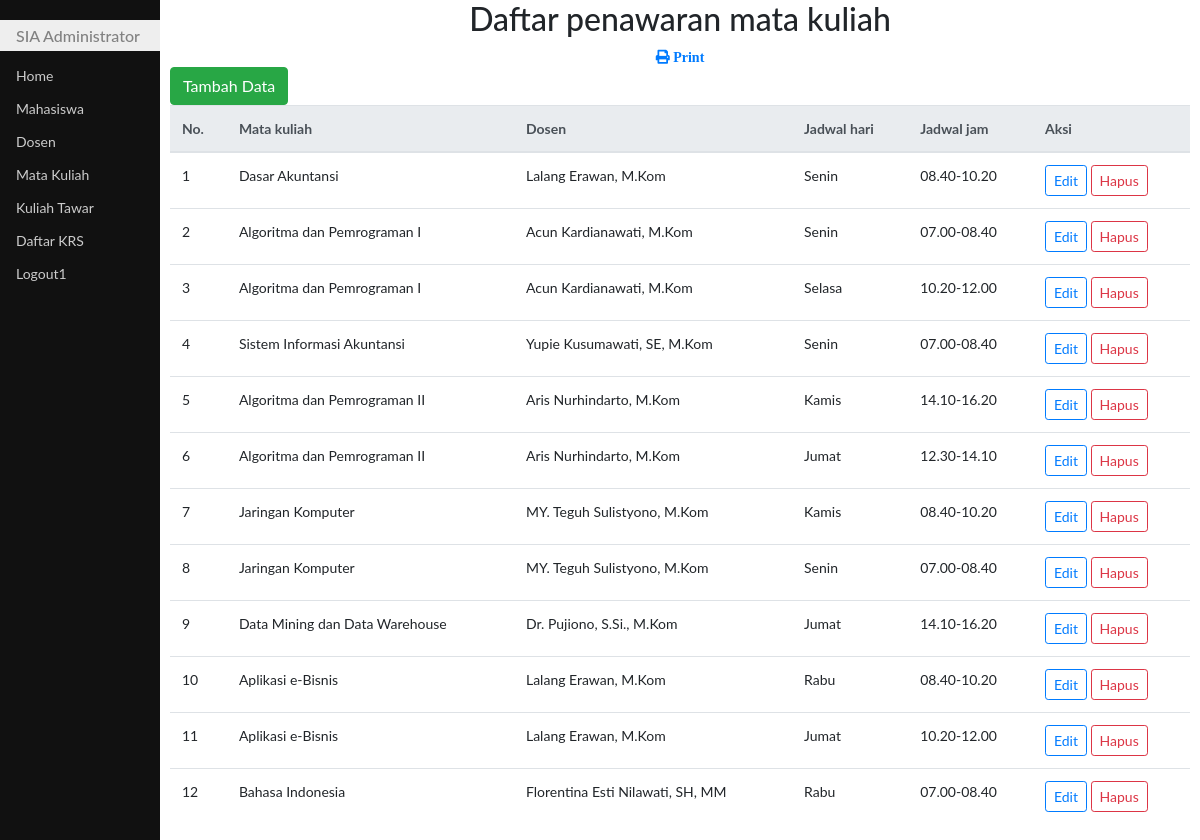
/updateTawar.php, run on the app's committed database.
### tables this page shows
CREATE TABLE `matkul` (
  `id` int(11) NOT NULL,
  `idmatkul` char(10) NOT NULL,
  `namamatkul` varchar(50) DEFAULT NULL,
  `sks` int(2) DEFAULT NULL,
  `jns` char(3) DEFAULT NULL,
  `smt` varchar(10) DEFAULT NULL
);

CREATE TABLE `dosen` (
  `npp` char(16) NOT NULL,
  `namadosen` varchar(50) DEFAULT NULL,
  `homebase` char(10) DEFAULT NULL
);

CREATE TABLE `kultawar` (
  `idkultawar` int(11) NOT NULL,
  `idmatkul` char(10) DEFAULT NULL,
  `npp` char(16) DEFAULT NULL,
  `klp` char(10) DEFAULT NULL,
  `hari` varchar(10) DEFAULT NULL,
  `jamkul` char(13) DEFAULT NULL,
  `ruang` char(6) DEFAULT NULL
);

### updateTawar.php (the view, shortened to what this page needs)
<!DOCTYPE html>
<html>
<head>
	<link rel="stylesheet" type="text/css" href="bootstrap4/css/bootstrap.css">
	<link rel="stylesheet" type="text/css" href="css/styleku.css">
	<link rel="stylesheet" href="https://use.fontawesome.com/releases/v5.7.0/css/all.css">
</head>
<body>
<?php
require "fungsi.php";
$sql = "select * from matkul a JOIN kultawar b on (a.idmatkul = b.idmatkul) JOIN dosen c ON (c.npp = b.npp)";
$hasil=mysqli_query($koneksi,$sql) or die(mysqli_error($koneksi));
$kosong=false;
?>
<div class="utama">
	<h2 class="text-center">Daftar penawaran mata kuliah</h2>
	<div class="text-center"><a href="prnkultawarPdf.php"><span class="fas fa-print">&nbsp;Print</span></a></div>
	<span class="float-left">
		<a class="btn btn-success" href="addTawar.php">Tambah Data</a>
	</span>
	<table class="table table-hover">
	<thead class="thead-light">
	<tr>
		<th>No.</th>
		<th>Mata kuliah</th>
		<th>Dosen</th>
		<th>Jadwal hari</th>
		<th>Jadwal jam</th>
        <th>Aksi</th>
	</tr>
	</thead>
	<tbody>
	<?php
	if ($kosong){
		?>
		<tr><th colspan="6">
			<div class="alert alert-info alert-dismissible fade show text-center">
			Data tidak ada
			</div>
		</th></tr>
		<?php
	}else{
		$no=1;
		while($row=mysqli_fetch_assoc($hasil)){
			?>
			<tr>
				<td><?php echo $no?></td>
				<td><?php echo $row["namamatkul"]?></td>
				<td><?php echo $row["namadosen"]?></td>
				<td><?php echo $row["hari"]?></td>
				<td><?php echo $row["jamkul"]?></td>
				<td>
				<a class="btn btn-outline-primary btn-sm" href="editkultawar.php?kode=<?php echo $row['idkultawar']?>">Edit</a>
				<a class="btn btn-outline-danger btn-sm" href="hpskultawar.php?kode=<?php echo $row["idkultawar"]?>" id="linkHps" onclick="return confirm('Yakin dihapus nih?')">Hapus</a>
				</td>
			</tr>
			<?php
			$no++;
		}
	}
	?>
	</tbody>
	</table>
</div>
</body>
</html>

### css/styleku.css (style rules this page uses)
body { font-family: "Lato", sans-serif; }
.menusamping { height: 100%; width: 160px; position: fixed; z-index: 1; top: 0; left: 0; background-color: #111; overflow-x: hidden; padding-top: 20px; }
.menusamping a { padding: 6px 8px 6px 16px; text-decoration: none; font-size: 14px; color: #ccc; display: block; }
.menusamping h1 { padding: 6px 8px 6px 16px; text-decoration: none; font-size: 16px; color: #818181; background-color:#eee; display: block; }
.utama { margin-left: 160px; font-size: 14px; padding: 0px 10px; }

### data on the page
matkul: namamatkul "Dasar Akuntansi", dosen.namadosen "Lalang Erawan, M.Kom", kultawar.hari "Senin", kultawar.jamkul "08.40-10.20"
matkul: namamatkul "Algoritma dan Pemrograman I", dosen.namadosen "Acun Kardianawati, M.Kom", kultawar.hari "Senin", kultawar.jamkul "07.00-08.40", kultawar.hari "Selasa", kultawar.jamkul "10.20-12.00"
matkul: namamatkul "Sistem Informasi Akuntansi", dosen.namadosen "Yupie Kusumawati, SE, M.Kom", kultawar.hari "Senin", kultawar.jamkul "07.00-08.40"
matkul: namamatkul "Algoritma dan Pemrograman II", dosen.namadosen "Aris Nurhindarto, M.Kom", kultawar.hari "Kamis", kultawar.jamkul "14.10-16.20", kultawar.hari "Jumat", kultawar.jamkul "12.30-14.10"
matkul: namamatkul "Jaringan Komputer", dosen.namadosen "MY. Teguh Sulistyono, M.Kom", kultawar.hari "Kamis", kultawar.jamkul "08.40-10.20", kultawar.hari "Senin", kultawar.jamkul "07.00-08.40"
matkul: namamatkul "Data Mining dan Data Warehouse", dosen.namadosen "Dr. Pujiono, S.Si., M.Kom", kultawar.hari "Jumat", kultawar.jamkul "14.10-16.20"
matkul: namamatkul "Aplikasi e-Bisnis", dosen.namadosen "Lalang Erawan, M.Kom", kultawar.hari "Rabu", kultawar.jamkul "08.40-10.20", kultawar.hari "Jumat", kultawar.jamkul "10.20-12.00"
matkul: namamatkul "Bahasa Indonesia", dosen.namadosen "Florentina Esti Nilawati, SH, MM", kultawar.hari "Rabu", kultawar.jamkul "07.00-08.40"
